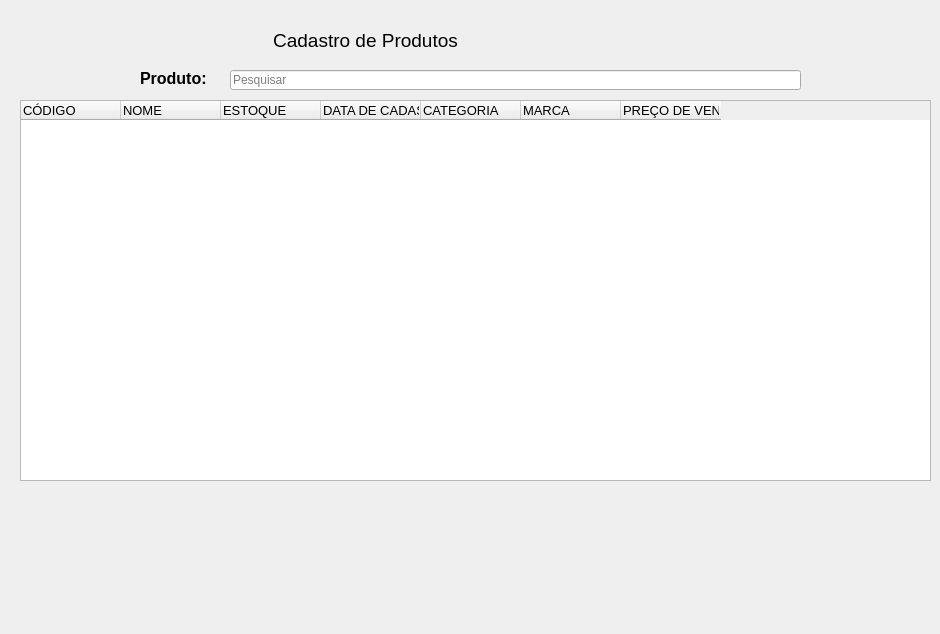
<?xml version="1.0" encoding="UTF-8"?>
<ui version="4.0">
 <class>table</class>
 <widget class="QDialog" name="table">
  <property name="geometry">
   <rect>
    <x>0</x>
    <y>0</y>
    <width>940</width>
    <height>634</height>
   </rect>
  </property>
  <property name="windowTitle">
   <string>Controle de Estoque</string>
  </property>
  <widget class="QLabel" name="label">
   <property name="geometry">
    <rect>
     <x>20</x>
     <y>30</y>
     <width>691</width>
     <height>20</height>
    </rect>
   </property>
   <property name="font">
    <font>
     <family>Arial</family>
     <pointsize>14</pointsize>
    </font>
   </property>
   <property name="text">
    <string>Cadastro de Produtos</string>
   </property>
   <property name="alignment">
    <set>Qt::AlignCenter</set>
   </property>
  </widget>
  <widget class="QTableWidget" name="tableWidget">
   <property name="geometry">
    <rect>
     <x>20</x>
     <y>100</y>
     <width>911</width>
     <height>381</height>
    </rect>
   </property>
   <property name="sizeAdjustPolicy">
    <enum>QAbstractScrollArea::AdjustIgnored</enum>
   </property>
   <property name="showGrid">
    <bool>true</bool>
   </property>
   <property name="gridStyle">
    <enum>Qt::SolidLine</enum>
   </property>
   <column>
    <property name="text">
     <string>CÓDIGO</string>
    </property>
    <property name="font">
     <font>
      <family>Arial</family>
      <pointsize>10</pointsize>
      <weight>50</weight>
      <bold>false</bold>
     </font>
    </property>
    <property name="textAlignment">
     <set>AlignJustify|AlignVCenter</set>
    </property>
   </column>
   <column>
    <property name="text">
     <string>NOME</string>
    </property>
    <property name="font">
     <font>
      <family>Arial</family>
      <pointsize>10</pointsize>
      <weight>50</weight>
      <bold>false</bold>
     </font>
    </property>
    <property name="textAlignment">
     <set>AlignJustify|AlignVCenter</set>
    </property>
   </column>
   <column>
    <property name="text">
     <string>ESTOQUE</string>
    </property>
    <property name="font">
     <font>
      <family>Arial</family>
      <pointsize>10</pointsize>
      <weight>50</weight>
      <bold>false</bold>
     </font>
    </property>
    <property name="textAlignment">
     <set>AlignJustify|AlignVCenter</set>
    </property>
   </column>
   <column>
    <property name="text">
     <string>DATA DE CADASTRO</string>
    </property>
    <property name="font">
     <font>
      <family>Arial</family>
      <pointsize>10</pointsize>
      <weight>50</weight>
      <bold>false</bold>
     </font>
    </property>
    <property name="textAlignment">
     <set>AlignJustify|AlignVCenter</set>
    </property>
   </column>
   <column>
    <property name="text">
     <string>CATEGORIA</string>
    </property>
    <property name="font">
     <font>
      <family>Arial</family>
      <pointsize>10</pointsize>
      <weight>50</weight>
      <bold>false</bold>
     </font>
    </property>
    <property name="textAlignment">
     <set>AlignJustify|AlignVCenter</set>
    </property>
   </column>
   <column>
    <property name="text">
     <string>MARCA</string>
    </property>
    <property name="font">
     <font>
      <family>Arial</family>
      <pointsize>10</pointsize>
      <weight>50</weight>
      <bold>false</bold>
     </font>
    </property>
    <property name="textAlignment">
     <set>AlignJustify|AlignVCenter</set>
    </property>
   </column>
   <column>
    <property name="text">
     <string>PREÇO DE VENDA</string>
    </property>
    <property name="font">
     <font>
      <family>Arial</family>
      <pointsize>10</pointsize>
      <weight>50</weight>
      <bold>false</bold>
     </font>
    </property>
    <property name="textAlignment">
     <set>AlignJustify|AlignVCenter</set>
    </property>
   </column>
  </widget>
  <widget class="QLineEdit" name="lineEdit">
   <property name="geometry">
    <rect>
     <x>230</x>
     <y>70</y>
     <width>571</width>
     <height>20</height>
    </rect>
   </property>
   <property name="placeholderText">
    <string>Pesquisar</string>
   </property>
  </widget>
  <widget class="QLabel" name="label_2">
   <property name="geometry">
    <rect>
     <x>140</x>
     <y>70</y>
     <width>111</width>
     <height>16</height>
    </rect>
   </property>
   <property name="font">
    <font>
     <family>Arial</family>
     <pointsize>12</pointsize>
     <weight>75</weight>
     <bold>true</bold>
    </font>
   </property>
   <property name="text">
    <string>Produto:</string>
   </property>
  </widget>
 </widget>
 <resources/>
 <connections/>
</ui>
